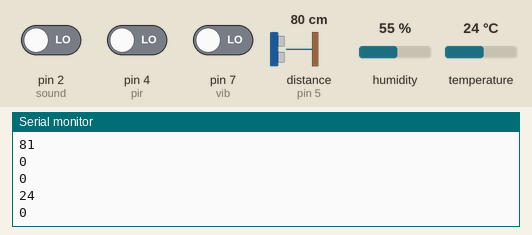
This sketch was run on a simulated Arduino Uno, built with avr-gcc and run on an emulated ATmega328P. Shown: the last lines printed to the serial monitor. The inputs (shaded band) are chosen by the test bench; at power-on: distance to the obstacle (sensor on pin 5) 80 cm, temperature 24 °C, pin 2 (sound) LOW, pin 4 (pir) LOW, pin 7 (vib) LOW, humidity 55 %. The echo pulse lasts 58.3 µs per cm.

Above: at 1.3 s.
1.4 s: distance to the obstacle (sensor on pin 5) set to 2 cm
At 1.75 s:
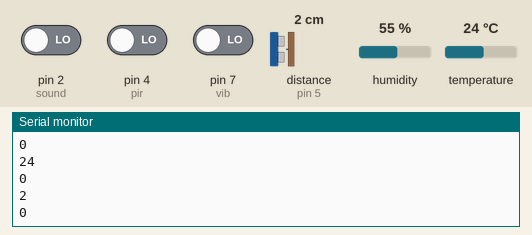
2.9 s: temperature set to 12 °C
At 3.0 s:
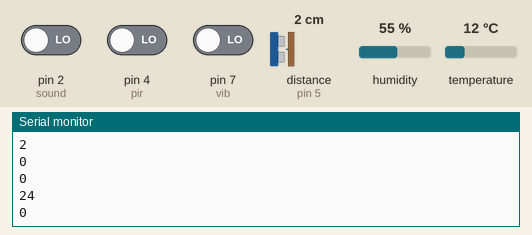
4.4 s: pin 2 (sound) driven HIGH
At 5.03 s:
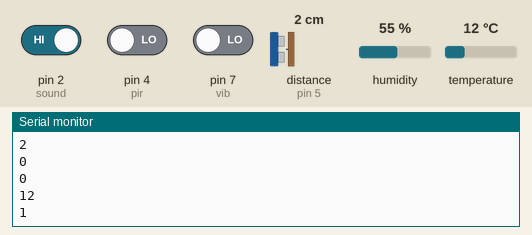
5.9 s: distance to the obstacle (sensor on pin 5) set to 4 cm
At 6.31 s:
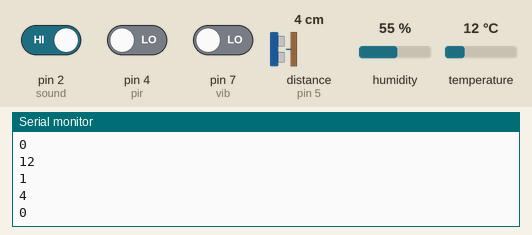
7.4 s: temperature set to 19 °C
At 8.58 s:
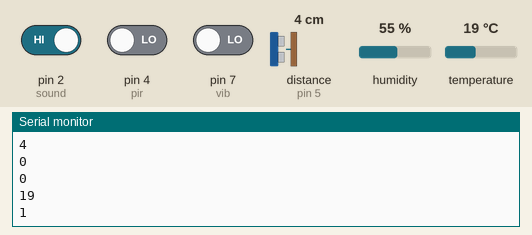
Timing chart, 0 to 9.9 s (numbered marks = the images above; inputs shaded):
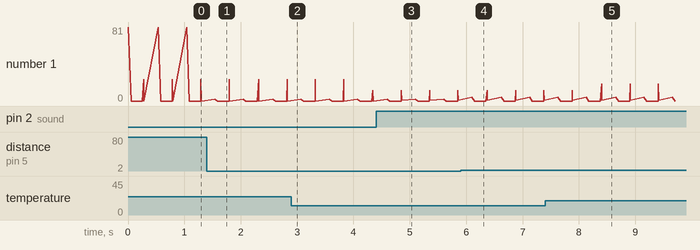

Measured:
- after the input at 1.4 s, the serial monitor: prints a new line after 0.14 s (image 1)
- after the input at 4.4 s, the serial monitor: prints a new line after 0.45 s (image 3)
- after the input at 5.9 s, the serial monitor: prints a new line after 0.20 s (image 4)
- after the input at 7.4 s, the serial monitor: prints a new line after 1.0 s (image 5)
- plotted number 1: 0 → 1 after the input at 4.4 s

The sketch:

security_system.ino
```cpp
#include <NewPing.h>
#include "DHT.h"

int vib = 7;

int trig = 6;
int echo = 5;
int max_dist = 1000;
NewPing sonar(trig, echo, max_dist);

int pir = 4;
int pir_val = 0;
int pir_state = LOW;

int dht_pin = 3;
#define DHTTYPE DHT11
DHT dht(dht_pin, DHTTYPE);

int sound = 2;
void setup() {
  pinMode(vib, INPUT);
  pinMode(pir, INPUT);
  pinMode(sound, INPUT);
  Serial.begin(9600);
  dht.begin();
}

void loop() {
  //Serial.print("Ping: ");
  Serial.println(sonar.ping_cm());
  //Serial.println("cm");
  delay(50);

  int val;
  val = digitalRead(vib);
  //Serial.print("vibraction: ");
  Serial.println(val);
  delay(200);

  pir_val = digitalRead(pir);
  //Serial.print("motion: ");
  Serial.println(pir_val);

  int t = (int)dht.readTemperature();
  //Serial.print("temp: ");
  Serial.println(t);

  //Serial.print("sound: ");
  Serial.println(digitalRead(sound));
  delay(250);
}
```
